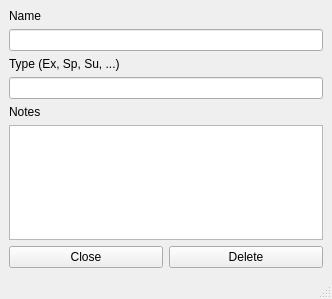
<?xml version="1.0" encoding="UTF-8"?>
<ui version="4.0">
 <class>AbilityEdit</class>
 <widget class="QMainWindow" name="AbilityEdit">
  <property name="geometry">
   <rect>
    <x>0</x>
    <y>0</y>
    <width>332</width>
    <height>299</height>
   </rect>
  </property>
  <property name="windowTitle">
   <string>MainWindow</string>
  </property>
  <widget class="QWidget" name="centralwidget">
   <layout class="QGridLayout" name="gridLayout">
    <item row="6" column="0">
     <widget class="QPushButton" name="closeButton">
      <property name="text">
       <string>Close</string>
      </property>
     </widget>
    </item>
    <item row="6" column="1">
     <widget class="QPushButton" name="deleteButton">
      <property name="text">
       <string>Delete</string>
      </property>
     </widget>
    </item>
    <item row="5" column="0" colspan="2">
     <widget class="QPlainTextEdit" name="notes"/>
    </item>
    <item row="4" column="0" colspan="2">
     <widget class="QLabel" name="label_3">
      <property name="text">
       <string>Notes</string>
      </property>
     </widget>
    </item>
    <item row="3" column="0" colspan="2">
     <widget class="QLineEdit" name="type"/>
    </item>
    <item row="2" column="0" colspan="2">
     <widget class="QLabel" name="label_2">
      <property name="text">
       <string>Type (Ex, Sp, Su, ...)</string>
      </property>
     </widget>
    </item>
    <item row="1" column="0" colspan="2">
     <widget class="QLineEdit" name="name"/>
    </item>
    <item row="0" column="0" colspan="2">
     <widget class="QLabel" name="label">
      <property name="text">
       <string>Name</string>
      </property>
     </widget>
    </item>
   </layout>
  </widget>
  <widget class="QMenuBar" name="menubar">
   <property name="geometry">
    <rect>
     <x>0</x>
     <y>0</y>
     <width>332</width>
     <height>21</height>
    </rect>
   </property>
  </widget>
  <widget class="QStatusBar" name="statusbar"/>
 </widget>
 <resources/>
 <connections/>
</ui>
